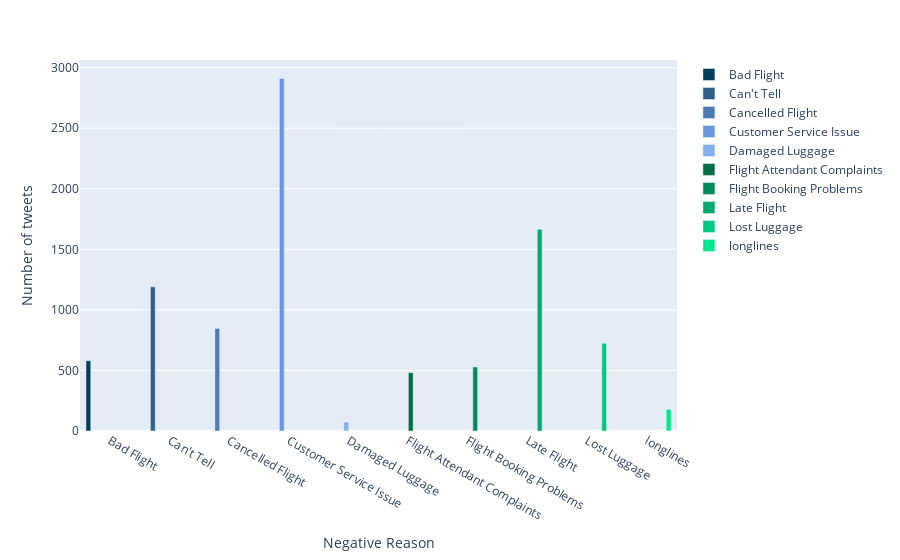

The notebook cell saved with this chart:
### Markdown cell above
The data set has a large number of missing values in some of the columns. If we look at the feature *negativereason*, it is clear that it is supposed to have missing values since it will only be non-null if the tweet was was marked with 'negative' sentiment. 
Before discarding any features with missing values, it is interesting to look at what the reasons were for 'negative' tweets.

### Code cell
df_neg = df[~df['negativereason'].isna()]
counts = df_neg.groupby(['negativereason']).size().reset_index(name='Count')

fig = px.bar(counts, 
             x='negativereason', 
             y='Count', 
             color='negativereason',
             labels={'negativereason': 'Sentiment', 'Count': 'Occurrences'},
             barmode='group',
             color_discrete_sequence=palette)

fig.update_layout(
    title='',
    xaxis_title='Negative Reason',
    yaxis_title='Number of tweets',
    legend_title_text='',
    showlegend=True
)

fig.show()

### Figure 1 — Plotly figure (JSON) as saved in the notebook; plotly's stock layout.template omitted (floating-point values rounded to 4 significant figures)
{"data": [{"alignmentgroup": "True", "hovertemplate": "Sentiment=%{x}<br>Occurrences=%{y}<extra></extra>", "legendgroup": "Bad Flight", "marker": {"color": "#003f5c", "pattern": {"shape": ""}}, "name": "Bad Flight", "offsetgroup": "Bad Flight", "orientation": "v", "showlegend": true, "textposition": "auto", "type": "bar", "x": ["Bad Flight"], "xaxis": "x", "y": [580], "yaxis": "y"}, {"alignmentgroup": "True", "hovertemplate": "Sentiment=%{x}<br>Occurrences=%{y}<extra></extra>", "legendgroup": "Can't Tell", "marker": {"color": "#2d6187", "pattern": {"shape": ""}}, "name": "Can't Tell", "offsetgroup": "Can't Tell", "orientation": "v", "showlegend": true, "textposition": "auto", "type": "bar", "x": ["Can't Tell"], "xaxis": "x", "y": [1190], "yaxis": "y"}, {"alignmentgroup": "True", "hovertemplate": "Sentiment=%{x}<br>Occurrences=%{y}<extra></extra>", "legendgroup": "Cancelled Flight", "marker": {"color": "#4b7db2", "pattern": {"shape": ""}}, "name": "Cancelled Flight", "offsetgroup": "Cancelled Flight", "orientation": "v", "showlegend": true, "textposition": "auto", "type": "bar", "x": ["Cancelled Flight"], "xaxis": "x", "y": [847], "yaxis": "y"}, {"alignmentgroup": "True", "hovertemplate": "Sentiment=%{x}<br>Occurrences=%{y}<extra></extra>", "legendgroup": "Customer Service Issue", "marker": {"color": "#6796dd", "pattern": {"shape": ""}}, "name": "Customer Service Issue", "offsetgroup": "Customer Service Issue", "orientation": "v", "showlegend": true, "textposition": "auto", "type": "bar", "x": ["Customer Service Issue"], "xaxis": "x", "y": [2910], "yaxis": "y"}, {"alignmentgroup": "True", "hovertemplate": "Sentiment=%{x}<br>Occurrences=%{y}<extra></extra>", "legendgroup": "Damaged Luggage", "marker": {"color": "#84afed", "pattern": {"shape": ""}}, "name": "Damaged Luggage", "offsetgroup": "Damaged Luggage", "orientation": "v", "showlegend": true, "textposition": "auto", "type": "bar", "x": ["Damaged Luggage"], "xaxis": "x", "y": [74], "yaxis": "y"}, {"alignmentgroup": "True", "hovertemplate": "Sentiment=%{x}<br>Occurrences=%{y}<extra></extra>", "legendgroup": "Flight Attendant Complaints", "marker": {"color": "#006d44", "pattern": {"shape": ""}}, "name": "Flight Attendant Complaints", "offsetgroup": "Flight Attendant Complaints", "orientation": "v", "showlegend": true, "textposition": "auto", "type": "bar", "x": ["Flight Attendant Complaints"], "xaxis": "x", "y": [481], "yaxis": "y"}, {"alignmentgroup": "True", "hovertemplate": "Sentiment=%{x}<br>Occurrences=%{y}<extra></extra>", "legendgroup": "Flight Booking Problems", "marker": {"color": "#008b5c", "pattern": {"shape": ""}}, "name": "Flight Booking Problems", "offsetgroup": "Flight Booking Problems", "orientation": "v", "showlegend": true, "textposition": "auto", "type": "bar", "x": ["Flight Booking Problems"], "xaxis": "x", "y": [529], "yaxis": "y"}, {"alignmentgroup": "True", "hovertemplate": "Sentiment=%{x}<br>Occurrences=%{y}<extra></extra>", "legendgroup": "Late Flight", "marker": {"color": "#00a970", "pattern": {"shape": ""}}, "name": "Late Flight", "offsetgroup": "Late Flight", "orientation": "v", "showlegend": true, "textposition": "auto", "type": "bar", "x": ["Late Flight"], "xaxis": "x", "y": [1665], "yaxis": "y"}, {"alignmentgroup": "True", "hovertemplate": "Sentiment=%{x}<br>Occurrences=%{y}<extra></extra>", "legendgroup": "Lost Luggage", "marker": {"color": "#00c87f", "pattern": {"shape": ""}}, "name": "Lost Luggage", "offsetgroup": "Lost Luggage", "orientation": "v", "showlegend": true, "textposition": "auto", "type": "bar", "x": ["Lost Luggage"], "xaxis": "x", "y": [724], "yaxis": "y"}, {"alignmentgroup": "True", "hovertemplate": "Sentiment=%{x}<br>Occurrences=%{y}<extra></extra>", "legendgroup": "longlines", "marker": {"color": "#00e78c", "pattern": {"shape": ""}}, "name": "longlines", "offsetgroup": "longlines", "orientation": "v", "showlegend": true, "textposition": "auto", "type": "bar", "x": ["longlines"], "xaxis": "x", "y": [178], "yaxis": "y"}], "layout": {"barmode": "group", "legend": {"title": {"text": ""}, "tracegroupgap": 0}, "margin": {"t": 60}, "showlegend": true, "title": {"text": ""}, "xaxis": {"anchor": "y", "categoryarray": ["Bad Flight", "Can't Tell", "Cancelled Flight", "Customer Service Issue", "Damaged Luggage", "Flight Attendant Complaints", "Flight Booking Problems", "Late Flight", "Lost Luggage", "longlines"], "categoryorder": "array", "domain": [0, 1], "title": {"text": "Negative Reason"}}, "yaxis": {"anchor": "x", "domain": [0, 1], "title": {"text": "Number of tweets"}}}}
